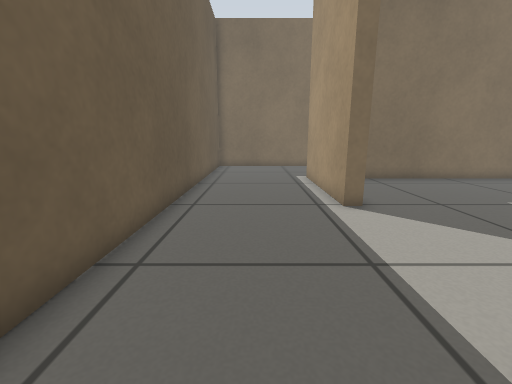
View 1 (above)

13 first-person views from a walk through a Gazebo world. The camera is 0.53 m above the floor, tilts 12° down and sees 90° across. The floor is counted in squares, 0.25 m on a side. Each view is taken from the middle of a square. On the plan, view 1 faces up. The plan holds only what a view shows up to about 16 squares ahead; the rest is blank.

View 2
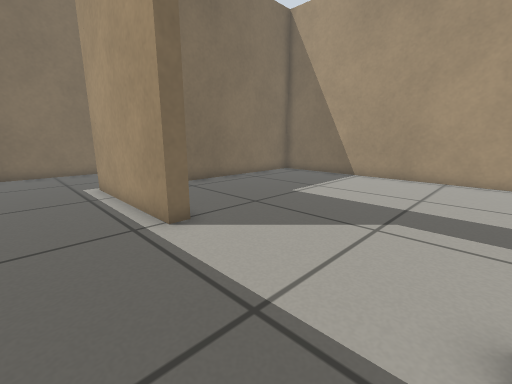

View 3
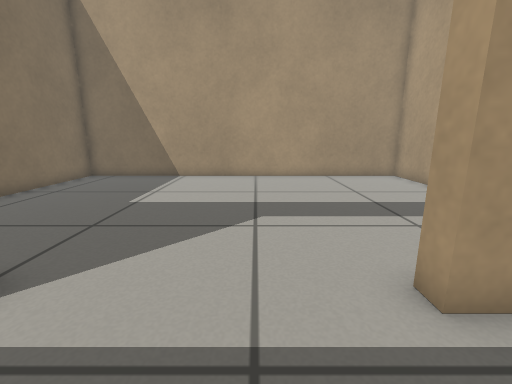

View 4
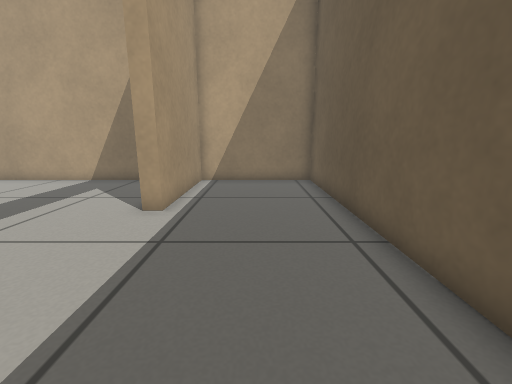

View 5
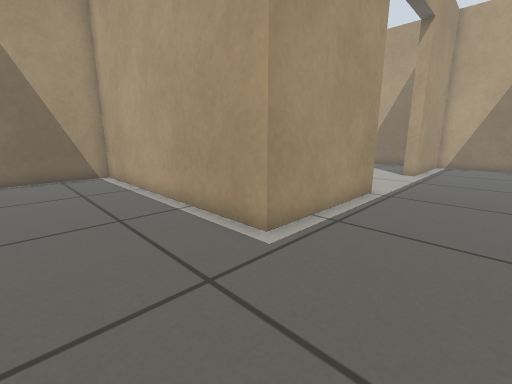

View 6
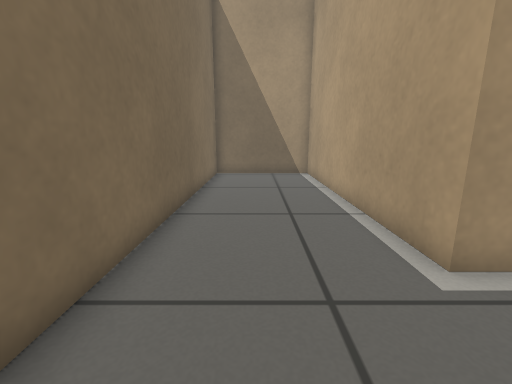

View 7
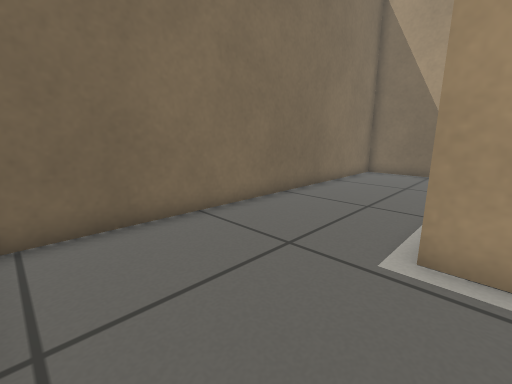

View 8
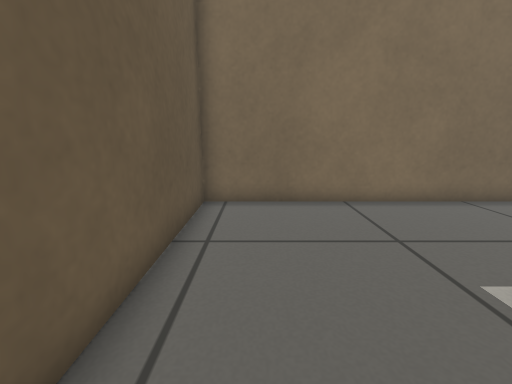

View 9
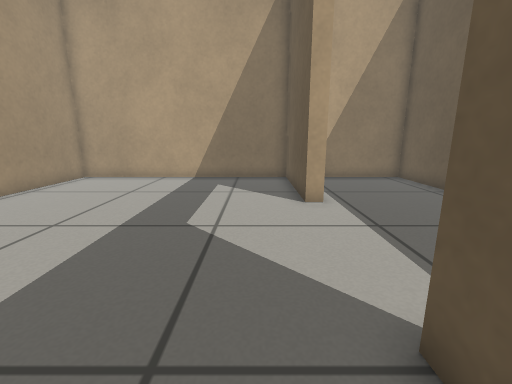

View 10
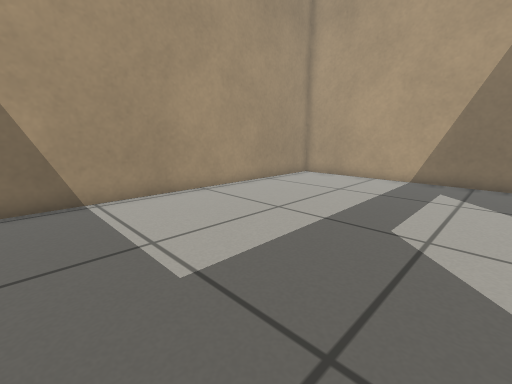

View 11
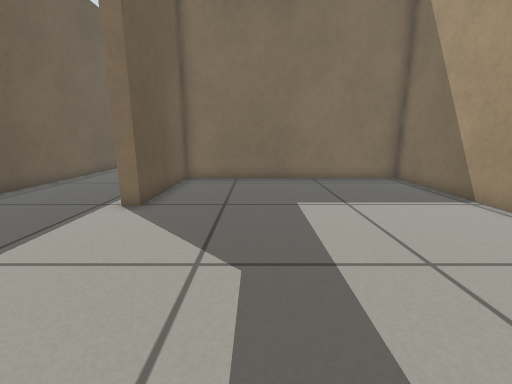

View 12
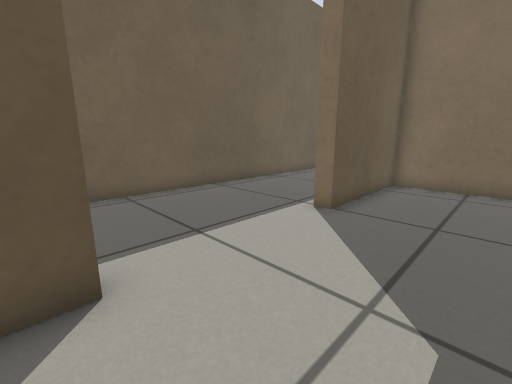

View 13
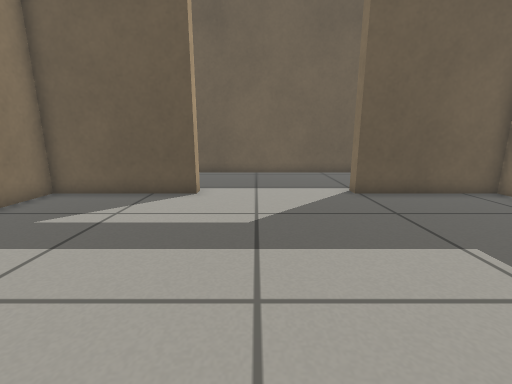

### Floor plan
Points are (right, up) in squares from view 1. A wall is a line through its corners. A room is listed if a view was taken in it or the views show most of it. See-through windows are left out.
Room 1 (views 1, 2, 3, 4, 5, 6, 7, 8)
walls: (2.8, 7.8) (2.8, 13.9) (14.3, 13.9) (14.3, 19.4) (-2.7, 19.4) (-2.7, -3.8) (2.8, -3.8) (2.8, 1.7)
ways out: open door at (3, 4.5) to room 2
Room 2 (views 9, 10, 11, 12, 13)
walls: (3.4, 1.7) (3.4, -3.8) (14.3, -3.8) (14.3, 13.3) (3.4, 13.3) (3.4, 7.8)
ways out: open door at (3, 4.5) to room 1

Positions as (right, up) in squares from view 1, and headings:
1: (0, 0), facing up
2: (0, 2), facing up-right
3: (0, 4), facing right
4: (0, 9), facing down
5: (-1, 18), facing down-right
6: (-1, 17), facing right
7: (-2, 13), facing up-right
8: (-1, 11), facing up
9: (5, 10), facing down
10: (5, 10), facing down-right
11: (7, 0), facing up
12: (7, 1), facing up-left
13: (13, 4), facing left
